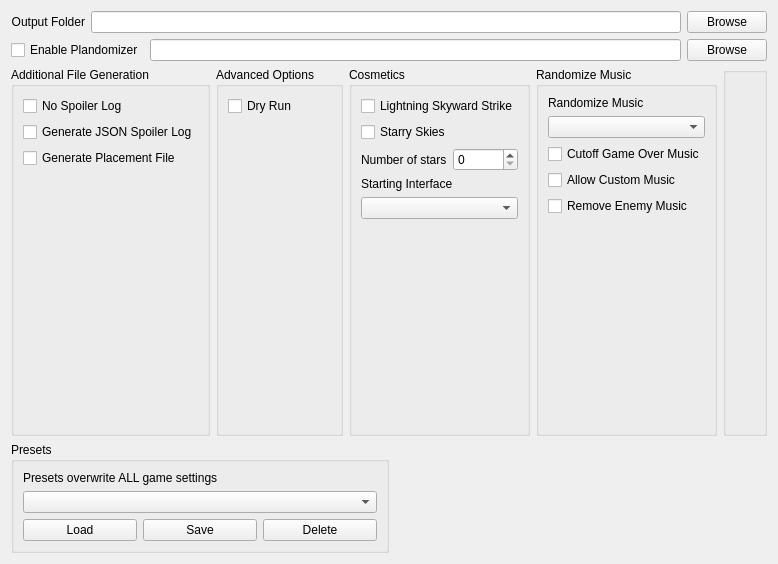
      <widget class="QWidget" name="tab_setup">
       <attribute name="title">
        <string>Setup</string>
       </attribute>
       <layout class="QVBoxLayout" name="verticalLayout_27">
        <item>
         <layout class="QVBoxLayout" name="vlay_files">
          <item>
           <layout class="QHBoxLayout" name="hlay_output">
            <item>
             <widget class="QLabel" name="label_output">
              <property name="text">
               <string>Output Folder</string>
              </property>
              <property name="alignment">
               <set>Qt::AlignRight|Qt::AlignTrailing|Qt::AlignVCenter</set>
              </property>
             </widget>
            </item>
            <item>
             <widget class="QLineEdit" name="output_folder"/>
            </item>
            <item>
             <widget class="QPushButton" name="ouput_folder_browse_button">
              <property name="text">
               <string>Browse</string>
              </property>
             </widget>
            </item>
           </layout>
          </item>
          <item>
           <layout class="QVBoxLayout" name="vlay_plando">
            <item>
             <layout class="QHBoxLayout" name="hlay_plando_file">
              <item>
               <widget class="QCheckBox" name="option_plando">
                <property name="text">
                 <string>Enable Plandomizer</string>
                </property>
               </widget>
              </item>
              <item>
               <widget class="QLineEdit" name="plando_file"/>
              </item>
              <item>
               <widget class="QPushButton" name="plando_file_browse">
                <property name="text">
                 <string>Browse</string>
                </property>
               </widget>
              </item>
             </layout>
            </item>
           </layout>
          </item>
         </layout>
        </item>
        <item>
         <layout class="QHBoxLayout" name="hlay_setup_options">
          <item>
           <widget class="QGroupBox" name="box_additional_files">
            <property name="sizePolicy">
             <sizepolicy hsizetype="Expanding" vsizetype="Preferred">
              <horstretch>0</horstretch>
              <verstretch>0</verstretch>
             </sizepolicy>
            </property>
            <property name="title">
             <string>Additional File Generation</string>
            </property>
            <property name="flat">
             <bool>false</bool>
            </property>
            <layout class="QVBoxLayout" name="verticalLayout_22">
             <item>
              <layout class="QVBoxLayout" name="vlay_additional_files">
               <item>
                <widget class="QCheckBox" name="option_no_spoiler_log">
                 <property name="text">
                  <string>No Spoiler Log</string>
                 </property>
                </widget>
               </item>
               <item>
                <widget class="QCheckBox" name="option_json_spoiler">
                 <property name="text">
                  <string>Generate JSON Spoiler Log</string>
                 </property>
                </widget>
               </item>
               <item>
                <widget class="QCheckBox" name="option_out_placement_file">
                 <property name="text">
                  <string>Generate Placement File</string>
                 </property>
                </widget>
               </item>
               <item>
                <spacer name="vspace_additional_files">
                 <property name="orientation">
                  <enum>Qt::Vertical</enum>
                 </property>
                 <property name="sizeHint" stdset="0">
                  <size>
                   <width>20</width>
                   <height>40</height>
                  </size>
                 </property>
                </spacer>
               </item>
              </layout>
             </item>
            </layout>
           </widget>
          </item>
          <item>
           <widget class="QGroupBox" name="box_advanced">
            <property name="sizePolicy">
             <sizepolicy hsizetype="Expanding" vsizetype="Preferred">
              <horstretch>0</horstretch>
              <verstretch>0</verstretch>
             </sizepolicy>
            </property>
            <property name="title">
             <string>Advanced Options</string>
            </property>
            <layout class="QVBoxLayout" name="verticalLayout_23">
             <item>
              <layout class="QVBoxLayout" name="vlay_advanced">
               <item>
                <widget class="QCheckBox" name="option_dry_run">
                 <property name="text">
                  <string>Dry Run</string>
                 </property>
                </widget>
               </item>
               <item>
                <spacer name="vspace_advanced">
                 <property name="orientation">
                  <enum>Qt::Vertical</enum>
                 </property>
                 <property name="sizeHint" stdset="0">
                  <size>
                   <width>20</width>
                   <height>40</height>
                  </size>
                 </property>
                </spacer>
               </item>
              </layout>
             </item>
            </layout>
           </widget>
          </item>
          <item>
           <widget class="QGroupBox" name="box_cosmetics">
            <property name="sizePolicy">
             <sizepolicy hsizetype="Expanding" vsizetype="Preferred">
              <horstretch>0</horstretch>
              <verstretch>0</verstretch>
             </sizepolicy>
            </property>
            <property name="title">
             <string>Cosmetics</string>
            </property>
            <layout class="QVBoxLayout" name="verticalLayout_24">
             <item>
              <layout class="QVBoxLayout" name="vlay_cosmetics">
               <item>
                <widget class="QCheckBox" name="option_lightning_skyward_strike">
                 <property name="text">
                  <string>Lightning Skyward Strike</string>
                 </property>
                </widget>
               </item>
               <item>
                <widget class="QCheckBox" name="option_starry_skies">
                 <property name="text">
                  <string>Starry Skies</string>
                 </property>
                </widget>
               </item>
               <item>
                <layout class="QHBoxLayout" name="hlay_star_count">
                 <item>
                  <widget class="QLabel" name="label_for_option_star_count">
                   <property name="sizePolicy">
                    <sizepolicy hsizetype="MinimumExpanding" vsizetype="Preferred">
                     <horstretch>0</horstretch>
                     <verstretch>0</verstretch>
                    </sizepolicy>
                   </property>
                   <property name="text">
                    <string>Number of stars</string>
                   </property>
                  </widget>
                 </item>
                 <item>
                  <widget class="QSpinBox" name="option_star_count">
                   <property name="enabled">
                    <bool>true</bool>
                   </property>
                   <property name="sizePolicy">
                    <sizepolicy hsizetype="MinimumExpanding" vsizetype="Fixed">
                     <horstretch>0</horstretch>
                     <verstretch>0</verstretch>
                    </sizepolicy>
                   </property>
                   <property name="maximum">
                    <number>32767</number>
                   </property>
                   <property name="singleStep">
                    <number>100</number>
                   </property>
                  </widget>
                 </item>
                </layout>
               </item>
               <item>
                <widget class="QLabel" name="label_for_option_interface">
                 <property name="text">
                  <string>Starting Interface</string>
                 </property>
                </widget>
               </item>
               <item>
                <widget class="QComboBox" name="option_interface"/>
               </item>
               <item>
                <spacer name="vspace_cosmetics">
                 <property name="orientation">
                  <enum>Qt::Vertical</enum>
                 </property>
                 <property name="sizeHint" stdset="0">
                  <size>
                   <width>20</width>
                   <height>40</height>
                  </size>
                 </property>
                </spacer>
               </item>
              </layout>
             </item>
            </layout>
           </widget>
          </item>
          <item>
           <widget class="QGroupBox" name="box_music_rando">
            <property name="sizePolicy">
             <sizepolicy hsizetype="Expanding" vsizetype="Preferred">
              <horstretch>0</horstretch>
              <verstretch>0</verstretch>
             </sizepolicy>
            </property>
            <property name="title">
             <string>Randomize Music</string>
            </property>
            <layout class="QVBoxLayout" name="verticalLayout_25">
             <item>
              <layout class="QVBoxLayout" name="vlay_music_rando">
               <item>
                <layout class="QVBoxLayout" name="vlay_music_rando_option">
                 <item>
                  <widget class="QLabel" name="label_for_option_music_rando">
                   <property name="text">
                    <string>Randomize Music</string>
                   </property>
                  </widget>
                 </item>
                 <item>
                  <widget class="QComboBox" name="option_music_rando"/>
                 </item>
                </layout>
               </item>
               <item>
                <widget class="QCheckBox" name="option_cutoff_gameover_music">
                 <property name="text">
                  <string>Cutoff Game Over Music</string>
                 </property>
                </widget>
               </item>
               <item>
                <widget class="QCheckBox" name="option_allow_custom_music">
                 <property name="text">
                  <string>Allow Custom Music</string>
                 </property>
                </widget>
               </item>
               <item>
                <widget class="QCheckBox" name="option_no_enemy_music">
                 <property name="text">
                  <string>Remove Enemy Music</string>
                 </property>
                </widget>
               </item>
               <item>
                <spacer name="vspace_music_rando">
                 <property name="orientation">
                  <enum>Qt::Vertical</enum>
                 </property>
                 <property name="sizeHint" stdset="0">
                  <size>
                   <width>20</width>
                   <height>40</height>
                  </size>
                 </property>
                </spacer>
               </item>
              </layout>
             </item>
            </layout>
           </widget>
          </item>
          <item>
           <widget class="QGroupBox" name="box">
            <property name="sizePolicy">
             <sizepolicy hsizetype="Expanding" vsizetype="Preferred">
              <horstretch>0</horstretch>
              <verstretch>0</verstretch>
             </sizepolicy>
            </property>
            <property name="title">
             <string/>
            </property>
            <layout class="QVBoxLayout" name="verticalLayout_28">
             <item>
              <spacer name="vspace_10">
               <property name="orientation">
                <enum>Qt::Vertical</enum>
               </property>
               <property name="sizeHint" stdset="0">
                <size>
                 <width>20</width>
                 <height>342</height>
                </size>
               </property>
              </spacer>
             </item>
            </layout>
           </widget>
          </item>
         </layout>
        </item>
        <item>
         <layout class="QHBoxLayout" name="hlay_presets">
          <item>
           <widget class="QGroupBox" name="box_presets">
            <property name="sizePolicy">
             <sizepolicy hsizetype="Expanding" vsizetype="Preferred">
              <horstretch>0</horstretch>
              <verstretch>0</verstretch>
             </sizepolicy>
            </property>
            <property name="title">
             <string>Presets</string>
            </property>
            <layout class="QVBoxLayout" name="verticalLayout_26">
             <item>
              <layout class="QVBoxLayout" name="vlay_presets">
               <item>
                <widget class="QLabel" name="label_presets">
                 <property name="text">
                  <string>Presets overwrite ALL game settings</string>
                 </property>
                 <property name="wordWrap">
                  <bool>false</bool>
                 </property>
                </widget>
               </item>
               <item>
                <widget class="QComboBox" name="presets_list"/>
               </item>
               <item>
                <layout class="QHBoxLayout" name="hlay_presets_controls">
                 <item>
                  <widget class="QPushButton" name="load_preset">
                   <property name="text">
                    <string>Load</string>
                   </property>
                  </widget>
                 </item>
                 <item>
                  <widget class="QPushButton" name="save_preset">
                   <property name="text">
                    <string>Save</string>
                   </property>
                  </widget>
                 </item>
                 <item>
                  <widget class="QPushButton" name="delete_preset">
                   <property name="text">
                    <string>Delete</string>
                   </property>
                  </widget>
                 </item>
                </layout>
               </item>
              </layout>
             </item>
            </layout>
           </widget>
          </item>
          <item>
           <spacer name="hspace_presets">
            <property name="orientation">
             <enum>Qt::Horizontal</enum>
            </property>
            <property name="sizeHint" stdset="0">
             <size>
              <width>40</width>
              <height>20</height>
             </size>
            </property>
           </spacer>
          </item>
         </layout>
        </item>
       </layout>
      </widget>
